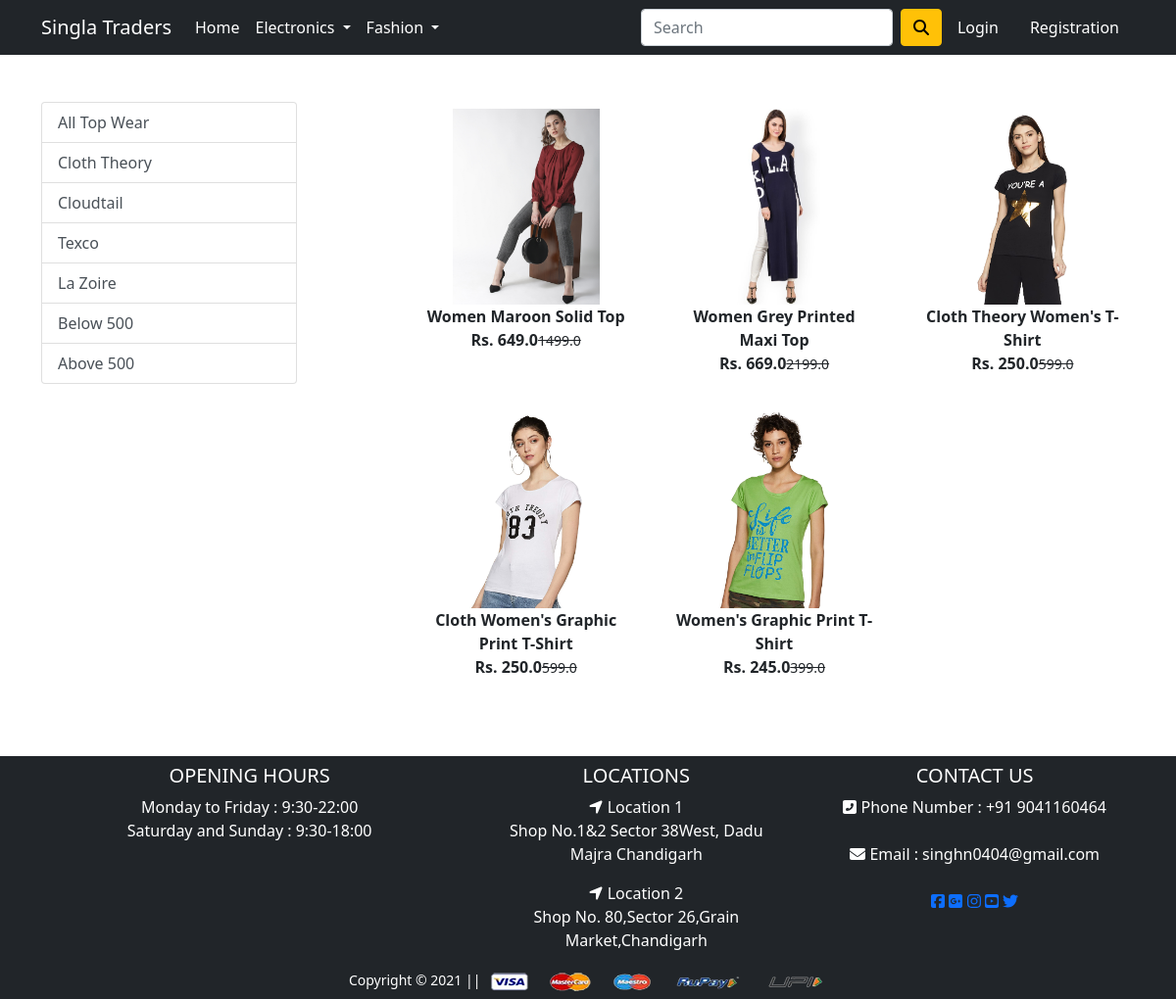
Screenshot of /topwear/ with the database file from the repository.
### app/models.py (models this page shows, shortened)
class Product(models.Model):
    title = models.CharField(max_length=100)
    selling_price = models.FloatField()
    discounted_price = models.FloatField()
    description = models.CharField(max_length=1000)
    brand = models.CharField(max_length=100)
    category = models.CharField(choices = CATEGORY_CHOICE,max_length=2)
    product_img = models.ImageField(upload_to='productimg')

### app/views.py (the view)
# urls.py: path('topwear/', views.topwears, name='topwear'),
def topwears(request,data=None):
    totalitem = 0
    if data == None:
        topwears = Product.objects.filter(category='TW')
    elif data == 'Theory' or data == 'Cloudtail' or data == 'Texco' or data == 'Zoire':
        topwears = Product.objects.filter(category='TW').filter(brand=data)
    elif data == 'below':
        topwears = Product.objects.filter(category='TW').filter(discounted_price__lt=500)
    elif data == 'above':
        topwears = Product.objects.filter(category='TW').filter(discounted_price__gt=500)
    if request.user.is_authenticated:
        totalitem = len(Cart.objects.filter(user=request.user))
    return render(request, 'app/topwear.html',{'topwears':topwears,'totalitem':totalitem})

### app/templates/app/topwear.html (shortened to what this page needs)
{% extends 'app/base.html' %}
{% load static %}
{% block main-content %}
<div class="container my-5">
 <div class="row">
  <div class="col-sm-3">
    <div class="list-group">
    <a href= "{% url 'topwear' %}" class="list-group-item list-group-item-action" aria-current="true">All Top Wear</a>
    <a href= "{% url 'topweardata' 'Theory' %}"class="list-group-item list-group-item-action",aria-current='true'>Cloth Theory</a>
    <a href= "{% url 'topweardata' 'Cloudtail' %}"class="list-group-item list-group-item-action",aria-current='true'>Cloudtail</a>
    <a href= "{% url 'topweardata' 'Texco' %}"class="list-group-item list-group-item-action",aria-current='true'>Texco</a>
    <a href= "{% url 'topweardata' 'Zoire' %}"class="list-group-item list-group-item-action",aria-current='true'>La Zoire</a>
    <a href= "{% url 'topweardata' 'below' %}"class="list-group-item list-group-item-action",aria-current='true'>Below 500</a>
    <a href= "{% url 'topweardata' 'above' %}"class="list-group-item list-group-item-action",aria-current='true'>Above 500</a>
    </div>
  </div>
  <div class="col-sm-8 offset-sm-1">
    <div class="row">
        {% for product in topwears %}
        <div class="col-sm-4 text-center mb-4">
            <a href="{%url 'product-detail' product.id %}" class="btn">
                <div class='item'>
                    <img src="{{product.product_img.url}}" alt="" height="200" class="">
                    <div class="fw-bold">{{product.title}}</div>
                    <div class="fw-bold">Rs. {{product.discounted_price}}<small class="fw-light text-decoration-line-through">{{product.selling_price}}</small></div>
                </div>
            </a>
        </div>
        {%endfor%}
    </div>
  </div>
 </div>
</div>
{% endblock main-content %}

### rows the page displays
Product: product_img (picture), title "Women Maroon Solid Top", discounted_price "649.0", selling_price "1499.0"
Product: product_img (picture), title "Women Grey Printed Maxi Top", discounted_price "669.0", selling_price "2199.0"
Product: product_img (picture), title "Cloth Theory Women's T-Shirt", discounted_price "250.0", selling_price "599.0"
Product: product_img (picture), title "Cloth Women's Graphic Print T-Shirt", discounted_price "250.0", selling_price "599.0"
Product: product_img (picture), title "Women's Graphic Print T-Shirt", discounted_price "245.0", selling_price "399.0"
